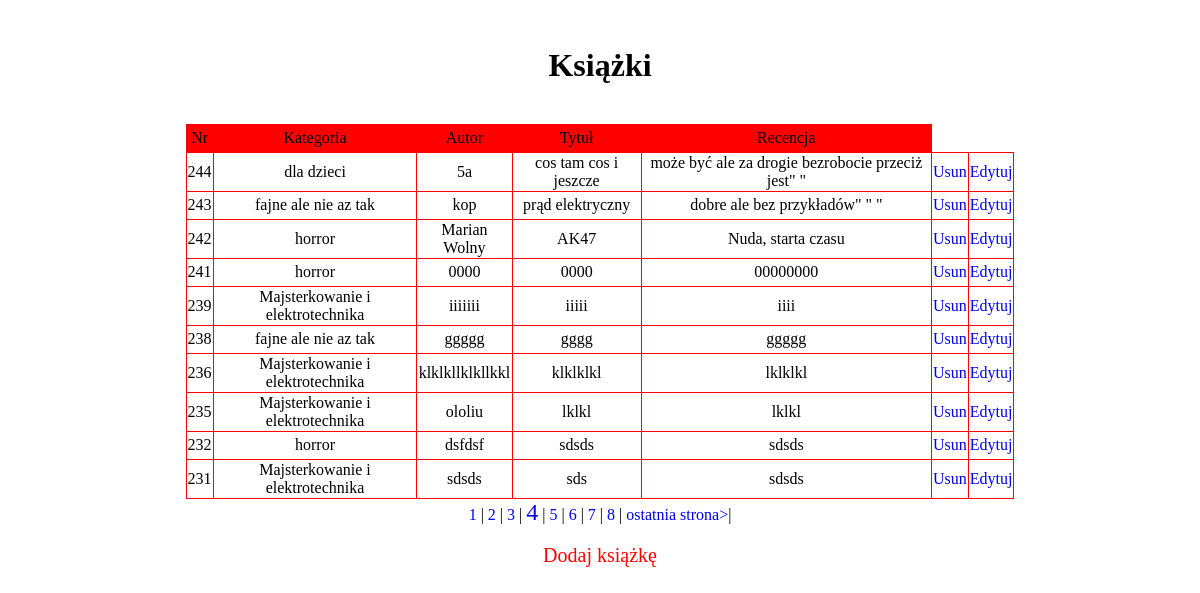
The app's page /index.php?page=4 with its own data.
### tables this page shows
CREATE TABLE `odzera` (
  `Numer` int(11) NOT NULL,
  `Nr` text NOT NULL,
  `cat_id` int(11) NOT NULL,
  `date` text NOT NULL,
  `currency` text NOT NULL,
  `cover` varchar(255) DEFAULT '0'
);

CREATE TABLE `category` (
  `id` int(11) NOT NULL,
  `name` text NOT NULL
);

### index.php (the view, shortened to what this page needs)
<!DOCTYPE html>
<html>
    <head>
		<link rel="stylesheet" type="text/css" href="style.css">
    </head>
    <body>
        <?php
        include ('baza.php');
        function t1($val,$min,$max){
            return ($val>=$min&&$val<=$max);
        }
        $count=$pdo->query('SELECT COUNT(Numer) as cnt FROM odzera')-> fetch()['cnt'];
        $page=isSet($_GET['page'])?intval($_GET['page']-1):1;
        $limit=10;
        $allPage=ceil($count/$limit);
        $from=$page*$limit;
        $sql = 'SELECT r.*, c.name FROM odzera r LEFT JOIN category c ON r.cat_id = c.id ORDER BY r.Numer DESC LIMIT ' . $from . ', ' . $limit;
        $tbl = $pdo->query( $sql  );
        echo '<br><h1 class="center">Książki</h1><br><table><thead><tr><td>Nr</td>
		<td>Kategoria</td>
		<td>Autor</td>
		<td>Tytuł</td>
		<td>Recencja</td>
		</thead><tbody>';
        foreach($tbl->fetchAll() as $value){
           echo "<tr><td>";
           echo $value['Numer'];
           echo "</td><td>";
            echo $value['name'];
           echo "</td><td>";
           echo $value['Nr'];
           echo "</td><td>";
           echo $value['date'];
           echo "</td><td>";
           echo $value['currency'];
           echo "</td><td>";
           echo '<a href="usun.php?id='.$value['Numer'].'">Usun</a></td><td><a href="add.php?id='.$value['Numer'].'">Edytuj</a></td></tr>';
        }
		echo '</tbody></table><div class="center">';
        for ($i=1;$i<=$allPage;$i++){
            $bold=($i==($page+1))?'style="font-size:24px";':' ';
            if(t1($i,($page-3),($page+5))){
               echo '<a '.$bold.' href="index.php?page='.$i.'">'.$i.'</a>  | ';
            }
        }
        if ($page<$allPage-1){
            echo '<a href="index.php?page='.$allPage.'"> ostatnia strona></a>|';
        }
		echo '<br><br><a href="add.php"><span>Dodaj książkę</span></a></div>';
        ?>
    </body>
</html>

### style.css (style rules this page uses)
body { background-color:white; color: black; }
table { border-collapse: collapse; width:70%; margin-left:auto; margin-right:auto; }
tr td { border: 1px groove red; text-align: center; height:25px; }
.center { margin-left:auto; margin-right:auto; width:80%; text-align:center; }
thead { background-color:red; }
span { color:red; font-size:20px; }
a { text-decoration:none; }

### records on screen
odzera: Numer "244", category.name "dla dzieci", Nr "5a", date "cos tam cos i jeszcze", currency "może być ale za drogie bezrobocie przeciż jest\" \""
odzera: Numer "243", category.name "fajne ale nie az tak", Nr "kop", date "prąd elektryczny", currency "dobre ale bez przykładów\" \" \""
odzera: Numer "242", category.name "horror", Nr "Marian Wolny", date "AK47", currency "Nuda, starta czasu"
odzera: Numer "241", category.name "horror", Nr "0000", date "0000", currency "00000000"
odzera: Numer "239", category.name "Majsterkowanie i elektrotechnika", Nr "iiiiiii", date "iiiii", currency "iiii"
odzera: Numer "238", category.name "fajne ale nie az tak", Nr "ggggg", date "gggg", currency "ggggg"
odzera: Numer "236", category.name "Majsterkowanie i elektrotechnika", Nr "klklkllklkllkkl", date "klklklkl", currency "lklklkl"
odzera: Numer "235", category.name "Majsterkowanie i elektrotechnika", Nr "ololiu", date "lklkl", currency "lklkl"
odzera: Numer "232", category.name "horror", Nr "dsfdsf", date "sdsds", currency "sdsds"
odzera: Numer "231", category.name "Majsterkowanie i elektrotechnika", Nr "sdsds", date "sds", currency "sdsds"
